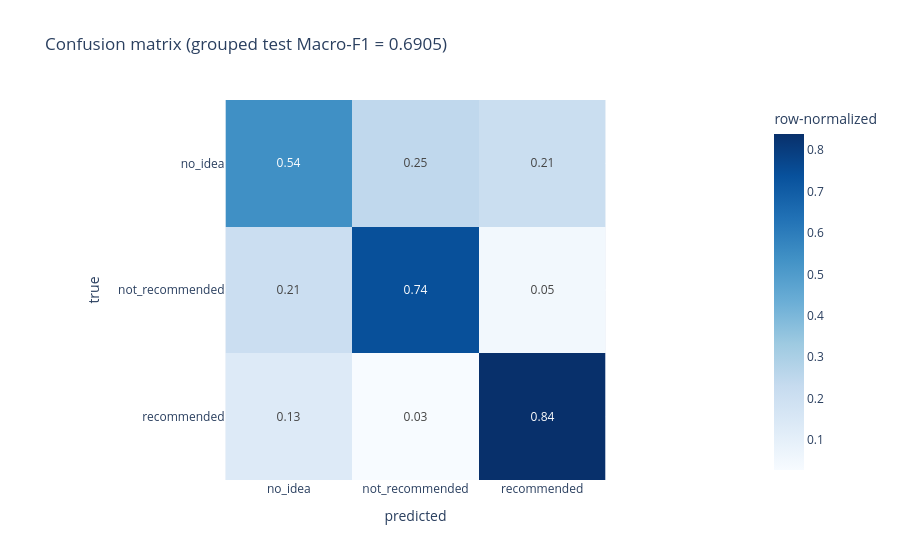

The notebook cell this image was saved under:
### Code cell
p3_metrics = train_and_save()

print("validation baselines:", p3_metrics["baselines_val_macro_f1"])
print("GROUPED TEST Macro-F1:", p3_metrics["test_macro_f1"])
print(
    "products train/val/test:",
    p3_metrics["n_train_products"],
    p3_metrics["n_val_products"],
    p3_metrics["n_test_products"],
)

fig_confusion(p3_metrics).show()


per_class_report = (
    pd.DataFrame(p3_metrics["classification_report"]).T
    .loc[p3_metrics["labels"], ["precision", "recall", "f1-score", "support"]]
    .round(3)
)
print("\nPer-class grouped-test report:")
display(per_class_report)

### Figure 1 — Plotly figure (JSON) as saved in the notebook; plotly's stock layout.template omitted (floating-point values rounded to 4 significant figures)
{"data": [{"coloraxis": "coloraxis", "hovertemplate": "predicted: %{x}<br>true: %{y}<br>row-normalized: %{z}<extra></extra>", "name": "0", "texttemplate": "%{z:.2f}", "type": "heatmap", "x": ["no_idea", "not_recommended", "recommended"], "xaxis": "x", "y": ["no_idea", "not_recommended", "recommended"], "yaxis": "y", "z": [[0.5396, 0.2459, 0.2145], [0.2111, 0.7414, 0.04746], [0.1336, 0.02772, 0.8387]]}], "layout": {"coloraxis": {"colorbar": {"title": {"text": "row-normalized"}}, "colorscale": [[0, "rgb(247,251,255)"], [0.125, "rgb(222,235,247)"], [0.25, "rgb(198,219,239)"], [0.375, "rgb(158,202,225)"], [0.5, "rgb(107,174,214)"], [0.625, "rgb(66,146,198)"], [0.75, "rgb(33,113,181)"], [0.875, "rgb(8,81,156)"], [1, "rgb(8,48,107)"]]}, "title": {"text": "Confusion matrix (grouped test Macro-F1 = 0.6905)"}, "xaxis": {"anchor": "y", "constrain": "domain", "domain": [0, 1], "scaleanchor": "y", "title": {"text": "predicted"}}, "yaxis": {"anchor": "x", "autorange": "reversed", "constrain": "domain", "domain": [0, 1], "title": {"text": "true"}}}}
